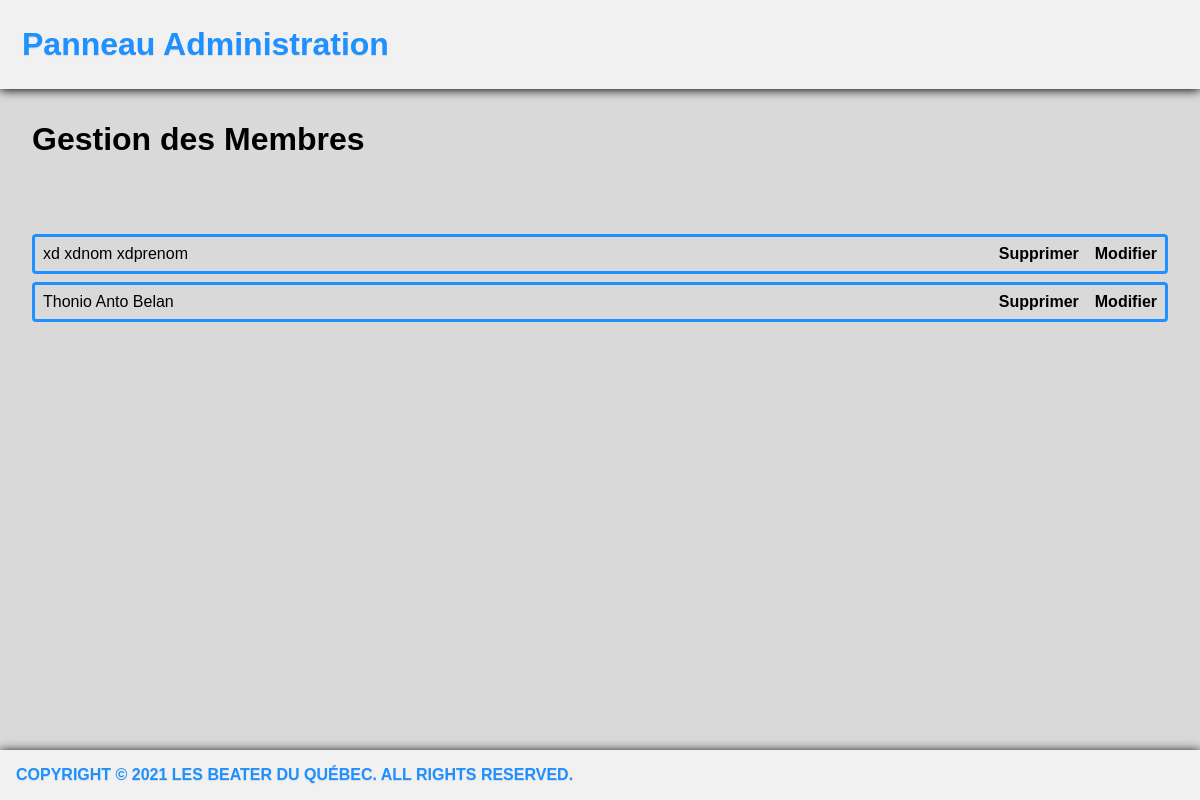
/doc/prototype/administration/liste-membre.php (signed in), run on an earlier commit of the app's database.
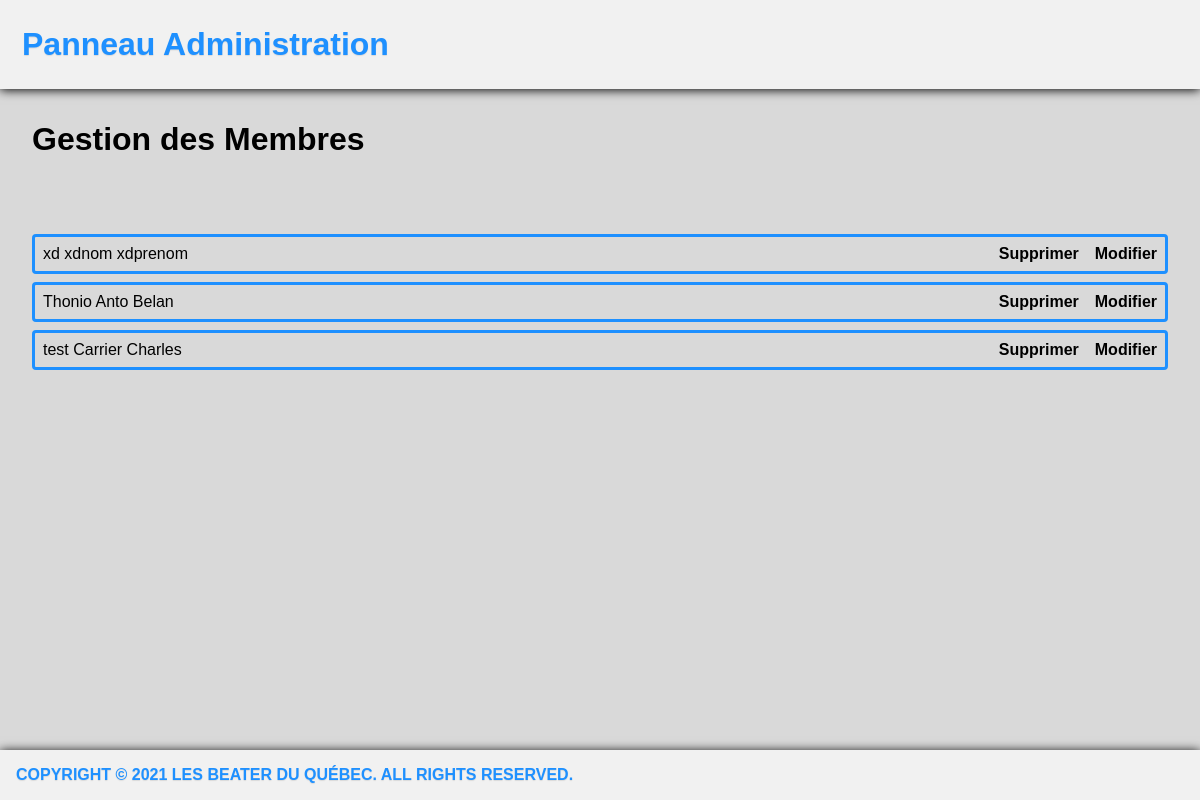
And on a later commit of the database.
### tables this page shows
CREATE TABLE `membre` (
  `id` int(11) NOT NULL,
  `pseudonyme` varchar(255) NOT NULL,
  `nom` varchar(255) NOT NULL,
  `prenom` varchar(255) NOT NULL,
  `email` varchar(255) NOT NULL,
  `admin` tinyint(1) NOT NULL DEFAULT 0,
  `motDePasse` varchar(255) NOT NULL
);

### accesseur/MembreDAO.php (called while the page is built, shortened)
<?php
include_once CHEMIN_MODELE . "Membre.php";
class AccesBaseDeDonneesMembres
{
    public static function initialiser()
    {
        $usager = 'BeaterQuebec';
        $motdepasse = 'BeaterQuebec12!';
        $hote = 'localhost';
        $base = 'BeaterQuebec';
        $dsn = 'mysql:dbname='.$base.';host=' . $hote;
    }
}
class MembreDAO extends AccesBaseDeDonneesMembres{
    public static function listerMembre(){
        $MESSAGE_SQL_LISTE_MEMBRE = "SELECT * FROM membre;";
        $requeteListeMembres = MembreDAO::$basededonnees->prepare($MESSAGE_SQL_LISTE_MEMBRE);
        $requeteListeMembres->execute();
        $listeMembres = $requeteListeMembres->fetchAll();
        if (!empty($listeMembres)){
            foreach($listeMembres as $membre) $membres[] = new Membre($membre);
            return $membres;
        }else{
            return null;
        }
    }
}
if(!function_exists ('formater'))
{
  function formater($texte)
  {
      $texte = html_entity_decode($texte,ENT_COMPAT,'UTF-8');
      $texte = htmlentities($texte,ENT_COMPAT,'ISO-8859-1');
      $newText = urldecode($texte);
      return $newText;
  }
}
?>

### doc/poc/ajax/ajax-message-erreur/modele/Membre.php (called while the page is built, shortened)
<?php
class Membre
{
	public static $filtres =
		array(
			'id' => FILTER_VALIDATE_INT,
			'pseudonyme' => FILTER_SANITIZE_ENCODED,
			'nom' => FILTER_SANITIZE_ENCODED,
			'prenom' => FILTER_SANITIZE_ENCODED,
            'email' => FILTER_SANITIZE_STRING,
            'admin' => FILTER_VALIDATE_INT,
			'motDePasse' => FILTER_SANITIZE_ENCODED
		);
	public function __construct($tableau)
	{
        if (is_array($tableau)){
		  $tableau = filter_var_array($tableau, Membre::$filtres);
		$this->pseudonyme = $tableau['pseudonyme'];
		$this->nom = $tableau['nom'];
		$this->prenom = $tableau['prenom'];
        $this->email = $tableau['email'];
		}
	}
	public function __set($propriete, $valeur)
	{
		switch($propriete)
		{
			case 'id':
				$this->id = $valeur;
			break;
		}
	}
	public function __get($propriete)
	{
		$self = get_object_vars($this);
		return $self[$propriete];
	}
}
?>

### doc/prototype/administration/liste-membre.php (the view, shortened to what this page needs)
<?php
require CHEMIN_ACCESSEUR . "MembreDAO.php";
$listeMembre = MembreDAO::listerMembre();
?>
<!doctype html>
<html lang="fr">
<head>
	<link rel="stylesheet" type="text/css" href="../styles/style.css">
</head>
<body>
	<header>
        <div class="header">
            <a href="index.php" class="logo">Panneau Administration</a>
        </div>
        <h1 class="titrePrincipalePanneauAdmin">Gestion des Membres</h1>
	</header>
	<section id="contenu" style="">
        <br><br>
		<?php
            if (!empty($listeMembre)){
                foreach($listeMembre as $membre)
                {
		?>
                    <div class="recordPanneauAdministration">
                        <?php echo formater($membre->pseudonyme); ?> <?php echo formater($membre->nom); ?> <?php echo formater($membre->prenom); ?>
                        <a class="lienPanneauAdministration" style="float: right; margin-left:1rem;" href="modifier-membre.php?pseudonyme=<?php echo $membre->pseudonyme; ?>&email=<?php echo $membre->email; ?>" title="">
                            Modifier
                        </a>
                        <a class="lienPanneauAdministration" style="float: right;" href="supprimer-membre.php?membre=<?php echo $membre->id; ?>" title="">
                            Supprimer
                        </a>
                    </div>
		<?php
			 }
            }
		?>
	</section>
    <footer><span id="signature">Copyright © 2021 Les Beater du Québec. All Rights Reserved.</span></footer>
</body>
</html>

What changed in the data, as far as the page shows it:
added membre: pseudonyme "test", nom "Carrier", prenom "Charles"
